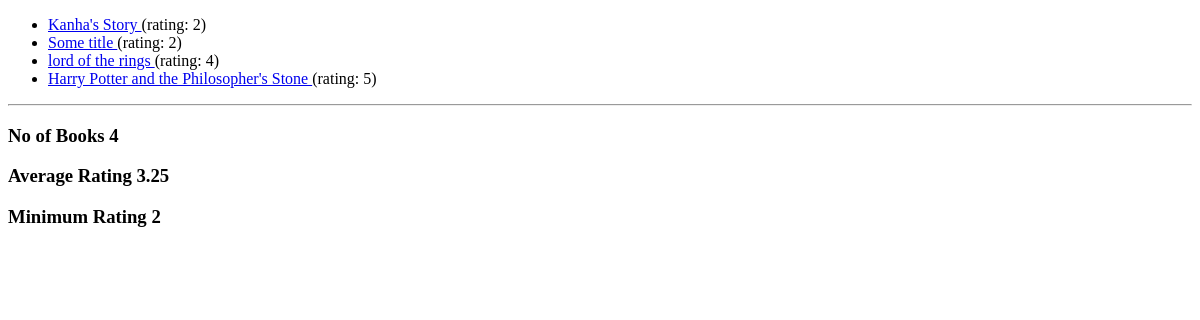
The app's page /, older data.
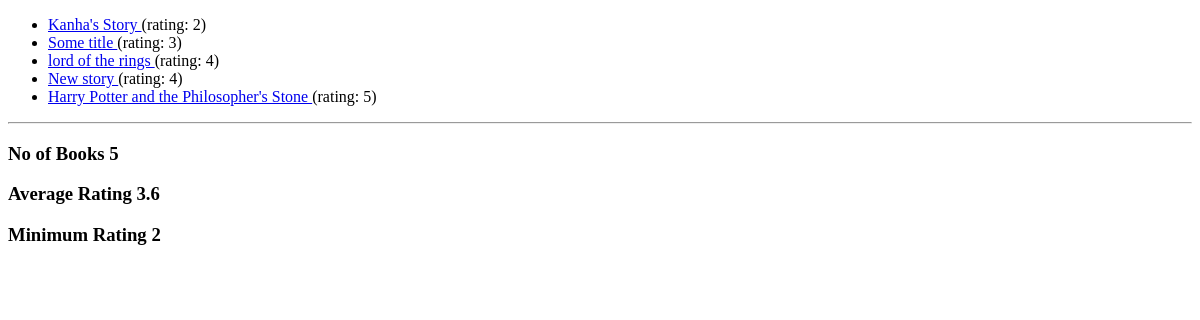
The same page, newer data.
### BookOutlet/models.py (models this page shows, shortened)
class Book(models.Model):
    title = models.CharField(max_length=50)          # in title field we can only insert char type data
    rating = models.IntegerField(validators=[MaxValueValidator(5),MinValueValidator(1)])                 # if value is greater or less than 5 and 1 then it will show a validation error
    author = models.CharField(max_length=50,null=True)             # it set None when author field is not provided
    is_bestselling = models.BooleanField(default=False)            # defaultly the book is not best selling
    slug = models.SlugField(default="",blank=True, null=False, db_index=True)                 # used to create slug like harry-potter-1 because using id as a slug is not a usual  also we set default="" for previously added entries , know about db_index in readme
    def get_absolute_url(self):
        return reverse("detail-url", args=[self.slug])

### BookOutlet/views.py (the view)
# urls.py: path('',views.showBooKList),
def showBooKList(request):
    Books = Book.objects.all().order_by("rating")      #order_by("-rating") order the data in descending order
    no_of_books = Books.count()           # return the count of books/ entries in the database
    aggre_dict = Books.aggregate(Avg("rating"),Min("rating"))           # aggregate return a dictionary so that multiple operation can perform via a single statement
    return render(request,'BookOutlet/home.html',{
        'Books':Books,
        'no_of_books':no_of_books,
        'aggre_dict':aggre_dict
        })

### BookOutlet/templates/BookOutlet/home.html (shortened to what this page needs)
{% extends 'base.html' %}
{% block content %}
    <ul>
        {% for book in Books %}
        <li> <a href={{book.get_absolute_url}}> {{book.title}} </a> (rating: {{book.rating}})</li>
        {% endfor %}
    </ul>
    <hr>
    <h3> No of Books {{no_of_books}} </h3>
    <h3> Average Rating {{aggre_dict.rating__avg}} </h3>
    <h3> Minimum Rating {{aggre_dict.rating__min}} </h3>
{% endblock content %}

### templates/base.html (shortened to what this page needs)
<!DOCTYPE html>
<html lang="en">
<head>
</head>
<body>
    {% block content %}
    {% endblock content %}
</body>
</html>

Row changes from the older to the newer data that the page shows:
changed Book "Some title": rating "2" → "3"
added Book: title "New story", rating "4"
Text that changed along with them:
{{ no_of_books }}: "4" → "5"
{{ aggre_dict.rating__avg }}: "3.25" → "3.6"
